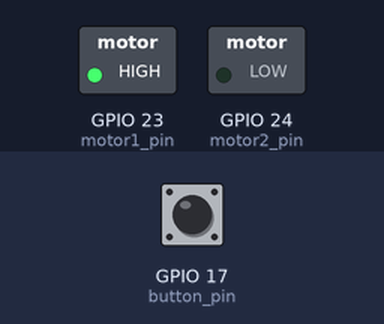
Recording of a program running on a simulated Raspberry Pi (BCM pin numbers). Shown: switched loads named in the program (green lamp = pin HIGH). The test bench sets the inputs (shaded band); at power-on: GPIO 17 (button_pin) HIGH. What the program prints to the terminal is not drawn.

Above: at 1.2 s.
1.3 s: GPIO 17 (button_pin) pulled LOW for 0.6 s
At 1.9 s:
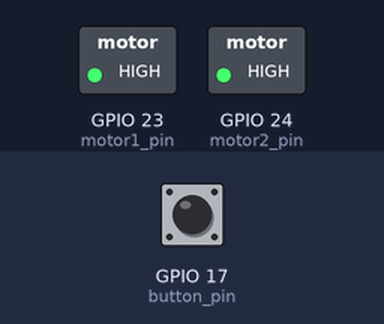
3.5 s: GPIO 17 (button_pin) pulled LOW for 3.2 s
At 8.0 s:
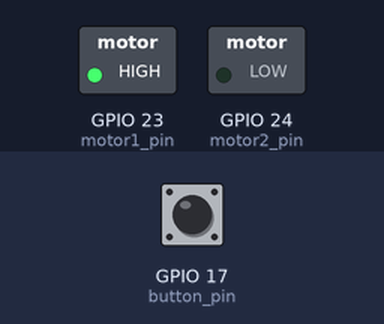
Timing chart, 0 to 9.5 s (numbered marks = the images above; inputs shaded):
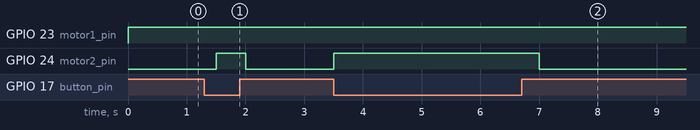

Measured:
- after the input at 1.3 s, GPIO 24 (motor2_pin): LOW → HIGH after 0.20 s, → LOW 0.50 s later
- after the input at 3.5 s, GPIO 24 (motor2_pin): LOW → HIGH at once, → LOW 3.5 s later

The program:

Raspycon_ver1.py
```python
# GPIOを制御するライブラリ
import wiringpi
# タイマーのライブラリ
import time

# ボタンスイッチを繋いだGPIOの端子番号
button_pin = 17 # 11番端子
# GPIO端子の設定
motor1_pin = 23 # 16番端子
motor2_pin = 24 # 18番端子

# GPIO初期化
wiringpi.wiringPiSetupGpio()

# ボタンスイッチを入力モード（0）に設定
wiringpi.pinMode( button_pin  , 0 )

# モータードライバーは出力モード（1）に設定
wiringpi.pinMode( motor1_pin, 1 )
wiringpi.pinMode( motor2_pin, 1 )


# 端子に何も接続されていない場合の状態を設定
# 3.3Vの場合には「2」（プルアップ）
# （0Vの場合は「1」と設定する（プルダウン））
wiringpi.pullUpDnControl( button_pin  , 2 )

# whileの処理は字下げをするとループの範囲になる
while True:
    # GPIO端子の状態を読み込む
    # ボタンを押すと直進
    # GPIOの状態が0V(0)であるか比較
    if( wiringpi.digitalRead(button_pin) == 1 ):
        # ボタンを離している時は「3.3V(1)」
        # （1の場合に停止というのもわかりにくい）
        print ("停止")
        # モーターを停止
        wiringpi.digitalWrite( motor1_pin, 1 )
        wiringpi.digitalWrite( motor2_pin, 0 )
    else:
        # ボタンを押している時は「0V(0)」
        print ("直進")
        # モーターを回転
        wiringpi.digitalWrite( motor1_pin, 1 )
        wiringpi.digitalWrite( motor2_pin, 1 )
    time.sleep(0.5)
```
